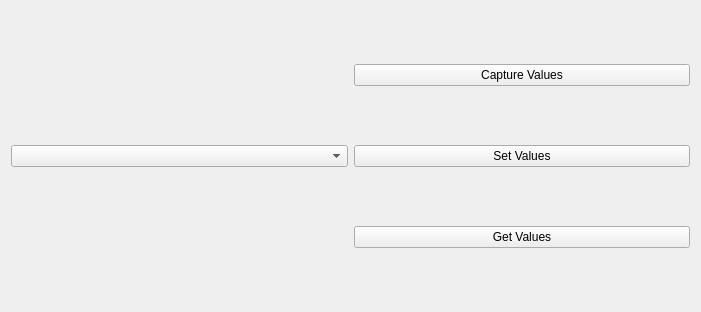
<?xml version="1.0" encoding="UTF-8"?>
<ui version="4.0">
 <class>Widget</class>
 <widget class="QWidget" name="Widget">
  <property name="geometry">
   <rect>
    <x>0</x>
    <y>0</y>
    <width>701</width>
    <height>312</height>
   </rect>
  </property>
  <property name="windowTitle">
   <string>Widget</string>
  </property>
  <layout class="QHBoxLayout" name="horizontalLayout">
   <item>
    <widget class="QComboBox" name="comboBox"/>
   </item>
   <item>
    <layout class="QVBoxLayout" name="verticalLayout">
     <item>
      <widget class="QPushButton" name="CaptureValuespushButton">
       <property name="text">
        <string>Capture Values</string>
       </property>
      </widget>
     </item>
     <item>
      <widget class="QPushButton" name="SetValuespushButton">
       <property name="text">
        <string>Set Values</string>
       </property>
      </widget>
     </item>
     <item>
      <widget class="QPushButton" name="GetValuespushButton">
       <property name="text">
        <string>Get Values</string>
       </property>
      </widget>
     </item>
    </layout>
   </item>
  </layout>
 </widget>
 <resources/>
 <connections/>
</ui>
